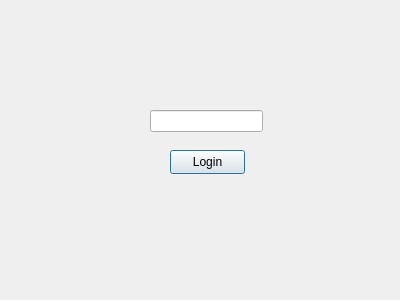
<?xml version="1.0" encoding="UTF-8"?>
<ui version="4.0">
 <class>pincode</class>
 <widget class="QDialog" name="pincode">
  <property name="geometry">
   <rect>
    <x>0</x>
    <y>0</y>
    <width>400</width>
    <height>300</height>
   </rect>
  </property>
  <property name="windowTitle">
   <string>Dialog</string>
  </property>
  <widget class="QLineEdit" name="pinLineEdit">
   <property name="geometry">
    <rect>
     <x>150</x>
     <y>110</y>
     <width>113</width>
     <height>22</height>
    </rect>
   </property>
  </widget>
  <widget class="QPushButton" name="btnLogin">
   <property name="geometry">
    <rect>
     <x>170</x>
     <y>150</y>
     <width>75</width>
     <height>24</height>
    </rect>
   </property>
   <property name="text">
    <string>Login</string>
   </property>
  </widget>
 </widget>
 <resources/>
 <connections/>
</ui>
